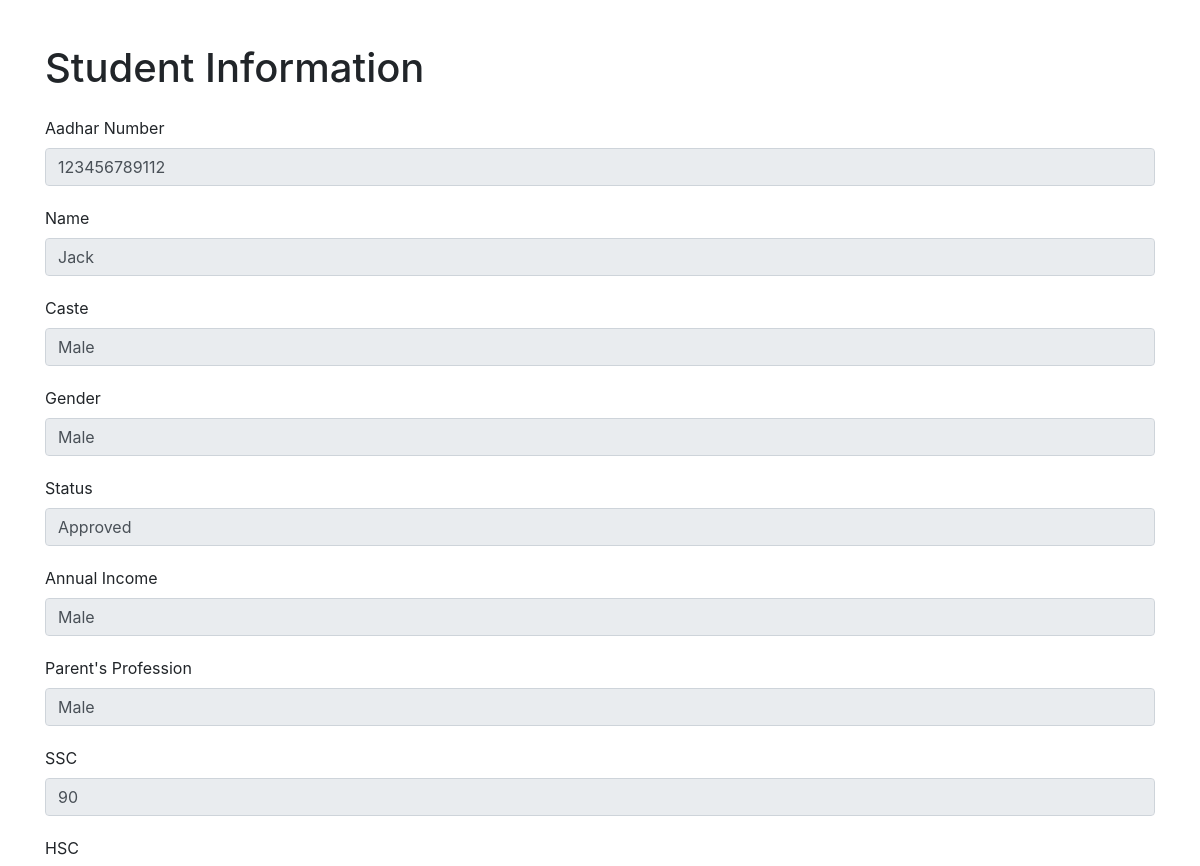
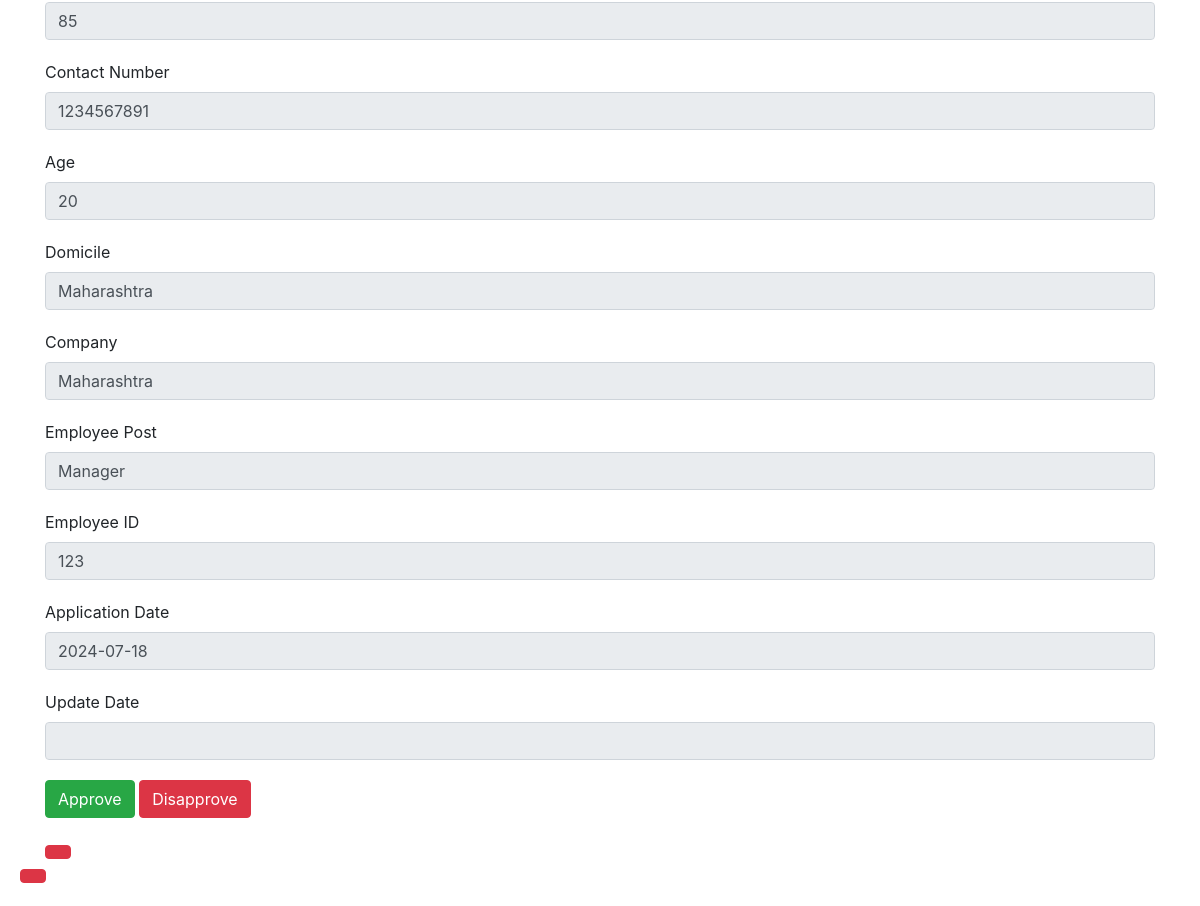
The app's page /view/123456789112 with its own data (2 pictures, top to bottom).
### model.py (models this page shows, shortened)
class StudentInfo(db.Model):
    aadhar = db.Column(db.String(12) , nullable = False ,primary_key = True)
    name = db.Column(db.String(80), nullable = False)
    caste = db.Column(db.String(80), nullable = False)
    gender = db.Column(db.String(11), nullable = False)
    status = db.Column(db.String(10), default="pending", nullable = False)
    annual_income = db.Column(db.String(100), nullable = False)
    parent_profession = db.Column(db.String(100), nullable = False)
    ssc = db.Column(db.String(5), nullable = False)
    hsc = db.Column(db.String(5), nullable = False)
    contact_no = db.Column(db.String(10), nullable = False)
    age = db.Column(db.String(2), nullable = False)
    domicile = db.Column(db.String(300), nullable = False)
    company = db.Column(db.String(300), nullable = False)
    emp_post = db.Column(db.String(300), nullable = False)
    employee_id = db.Column(db.String(3), nullable = False)
    application_date = db.Column(db.Date, default = datetime.now(), nullable = False)
    update_date = db.Column(db.Date)

### app.py (the view)
@app.route("/view/<string:aadhar>", methods=["GET"])
def fetch_form(aadhar):
    student = StudentInfo.query.filter_by(aadhar=aadhar).first()
    if student:
        return render_template("view_form.html", student=student)
    else:
        return "Student not found", 404

### templates/view_form.html (shortened to what this page needs)
<!DOCTYPE html>
<html lang="en">
<head>
    <link rel="stylesheet" href="https://stackpath.bootstrapcdn.com/bootstrap/4.5.2/css/bootstrap.min.css">
</head>
<body>
    <div class="container">
        <h1 class="mt-4 mb-4">Student Information</h1>
        <form method="POST">
            <div class="form-group">
                <label for="aadhar">Aadhar Number</label>
                <input type="text" id="aadhar" class="form-control" value="{{ student.aadhar }}" readonly>
            </div>
            <div class="form-group">
                <label for="name">Name</label>
                <input type="text" id="name" class="form-control" value="{{ student.name }}" readonly>
            </div>
            <div class="form-group">
                <label for="caste">Caste</label>
                <input type="text" id="caste" class="form-control" value="{{ student.caste }}" readonly>
            </div>
            <div class="form-group">
                <label for="gender">Gender</label>
                <input type="text" id="gender" class="form-control" value="{{ student.gender }}" readonly>
            </div>
            <div class="form-group">
                <label for="status">Status</label>
                <input type="text" id="status" class="form-control" value="{{ student.status }}" readonly>
            </div>
            <div class="form-group">
                <label for="annual_income">Annual Income</label>
                <input type="text" id="annual_income" class="form-control" value="{{ student.annual_income }}" readonly>
            </div>
            <div class="form-group">
                <label for="parent_profession">Parent's Profession</label>
                <input type="text" id="parent_profession" class="form-control" value="{{ student.parent_profession }}" readonly>
            </div>
            <div class="form-group">
                <label for="ssc">SSC</label>
                <input type="text" id="ssc" class="form-control" value="{{ student.ssc }}" readonly>
            </div>
            <div class="form-group">
                <label for="hsc">HSC</label>
                <input type="text" id="hsc" class="form-control" value="{{ student.hsc }}" readonly>
            </div>
            <div class="form-group">
                <label for="contact_no">Contact Number</label>
                <input type="text" id="contact_no" class="form-control" value="{{ student.contact_no }}" readonly>
            </div>
            <div class="form-group">
                <label for="age">Age</label>
                <input type="text" id="age" class="form-control" value="{{ student.age }}" readonly>
            </div>
            <div class="form-group">
                <label for="domicile">Domicile</label>
                <input type="text" id="domicile" class="form-control" value="{{ student.domicile }}" readonly>
            </div>
            <div class="form-group">
                <label for="company">Company</label>
                <input type="text" id="company" class="form-control" value="{{ student.company }}" readonly>
            </div>
            <div class="form-group">
                <label for="emp_post">Employee Post</label>
                <input type="text" id="emp_post" class="form-control" value="{{ student.emp_post }}" readonly>
            </div>
            <div class="form-group">
                <label for="employee_id">Employee ID</label>
                <input type="text" id="employee_id" class="form-control" value="{{ student.employee_id }}" readonly>
            </div>
            <div class="form-group">
                <label for="application_date">Application Date</label>
                <input type="text" id="application_date" class="form-control" value="{{ student.application_date.strftime('%Y-%m-%d') }}" readonly>
            </div>
            <div class="form-group">
                <label for="update_date">Update Date</label>
                <input type="text" id="update_date" class="form-control" value="{{ student.update_date.strftime('%Y-%m-%d') if student.update_date else '' }}" readonly>
            </div>
            <div class="form-group">
                <a class="btn btn-success" href="/approve/{{ student.aadhar }}">Approve</a>
                <a class="btn btn-danger" href="/disapprove/{{ student.aadhar }}">Disapprove</button>
            </div>
        </form>
    </div>
</body>
</html>

### templates/view_form.html (style rules this page uses)
body { padding: 20px; }
.form-group { margin-bottom: 20px; }

### records on screen
StudentInfo: aadhar "123456789112", name "Jack", caste "Male", gender "Male", status "Approved", annual_income "Male", parent_profession "Male", ssc "90", hsc "85", contact_no "1234567891", age "20", domicile "Maharashtra", company "Maharashtra", emp_post "Manager", employee_id "123", application_date "2024-07-18"
